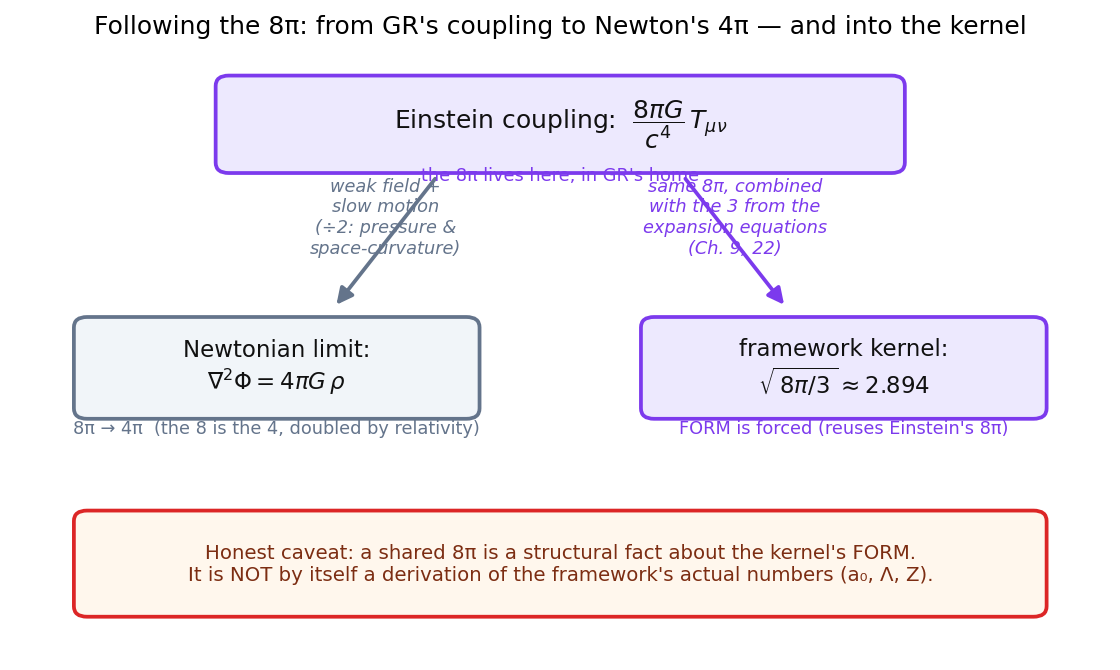

Python code for this plot:
import numpy as np, matplotlib
matplotlib.use("Agg")
import matplotlib.pyplot as plt
from matplotlib.patches import FancyBboxPatch, FancyArrowPatch
plt.rcParams.update({"figure.dpi":150,"savefig.dpi":150,"font.size":11,
    "axes.grid":False,"axes.spines.top":False,"axes.spines.right":False,
    "axes.titlesize":12,"figure.facecolor":"white","axes.facecolor":"white"})
C_FW="#7c3aed"; C_NEWTON="#64748b"; C_MOND="#0891b2"; C_DATA="#dc2626"

fig, ax = plt.subplots(figsize=(7.6,4.6))
ax.set_xlim(0,10); ax.set_ylim(0,7); ax.axis("off")

def box(x,y,w,h,text,fc,ec,fs=11,tc="#111"):
    b=FancyBboxPatch((x-w/2,y-h/2),w,h,boxstyle="round,pad=0.06,rounding_size=0.12",
                     fc=fc,ec=ec,lw=1.8)
    ax.add_patch(b)
    ax.text(x,y,text,ha="center",va="center",fontsize=fs,color=tc)

def arrow(x1,y1,x2,y2,txt=None,col="#333"):
    a=FancyArrowPatch((x1,y1),(x2,y2),arrowstyle="-|>",mutation_scale=16,
                      lw=1.8,color=col,shrinkA=4,shrinkB=4)
    ax.add_patch(a)
    if txt:
        ax.text((x1+x2)/2,(y1+y2)/2+0.28,txt,ha="center",va="center",
                fontsize=8.5,color=col,style="italic")

# Top: the source 8pi in the Einstein coupling
box(5,6.1,6.2,1.0,r"Einstein coupling:  $\dfrac{8\pi G}{c^4}\,T_{\mu\nu}$",
    "#ede9fe",C_FW,fs=12)
ax.text(5,5.45,"the 8π lives here, in GR's home",ha="center",fontsize=8.5,color=C_FW)

# Left branch: Newtonian limit -> 4pi (factor of two shed)
box(2.4,3.3,3.6,1.05,r"Newtonian limit:"+"\n"+r"$\nabla^2\Phi = 4\pi G\,\rho$",
    "#f1f5f9",C_NEWTON,fs=11)
arrow(3.9,5.55,2.9,3.95,"weak field +\nslow motion\n(÷2: pressure &\nspace-curvature)",col=C_NEWTON)
ax.text(2.4,2.55,"8π → 4π  (the 8 is the 4, doubled by relativity)",
        ha="center",fontsize=8.5,color=C_NEWTON)

# Right branch: combine with the 3 from Friedmann -> kernel sqrt(8pi/3)
box(7.6,3.3,3.6,1.05,r"framework kernel:"+"\n"+r"$\sqrt{\,8\pi/3\,}\approx 2.894$",
    "#ede9fe",C_FW,fs=11)
arrow(6.1,5.55,7.1,3.95,"same 8π, combined\nwith the 3 from the\nexpansion equations\n(Ch. 9, 22)",col=C_FW)
ax.text(7.6,2.55,"FORM is forced (reuses Einstein's 8π)",
        ha="center",fontsize=8.5,color=C_FW)

# Honesty caveat box at bottom
box(5,1.05,8.8,1.1,
    "Honest caveat: a shared 8π is a structural fact about the kernel's FORM.\n"
    "It is NOT by itself a derivation of the framework's actual numbers (a₀, Λ, Z).",
    "#fff7ed",C_DATA,fs=9.5,tc="#7c2d12")

ax.set_title("Following the 8π: from GR's coupling to Newton's 4π — and into the kernel",
             fontsize=12)
fig.tight_layout(); fig.savefig("ch08_8pi_lineage.png", bbox_inches="tight"); print("ok")
